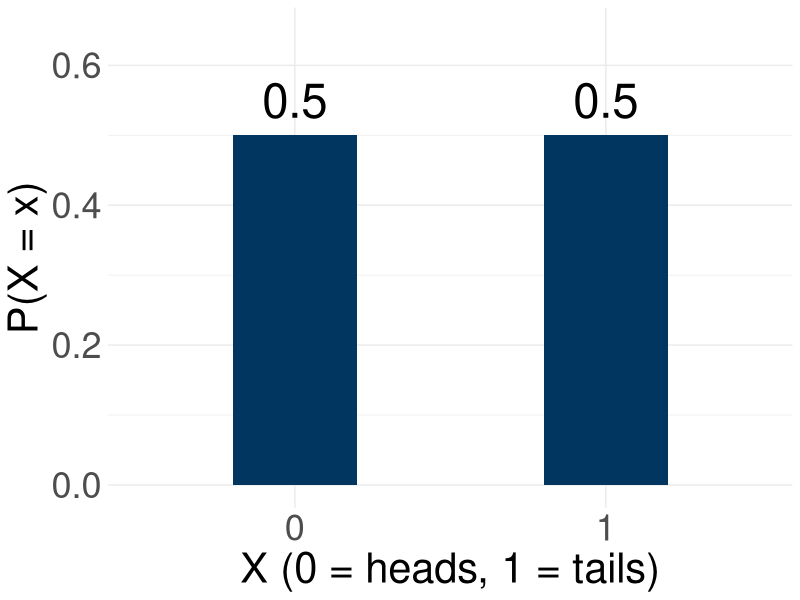
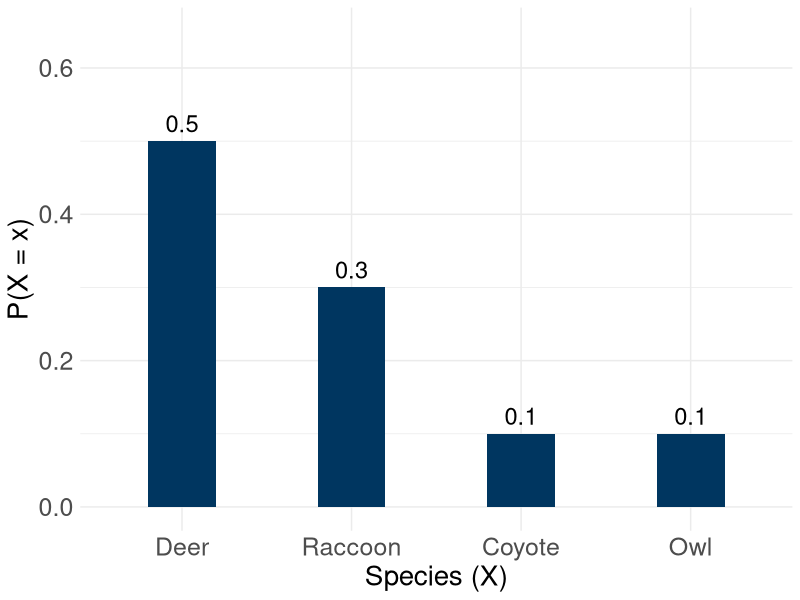
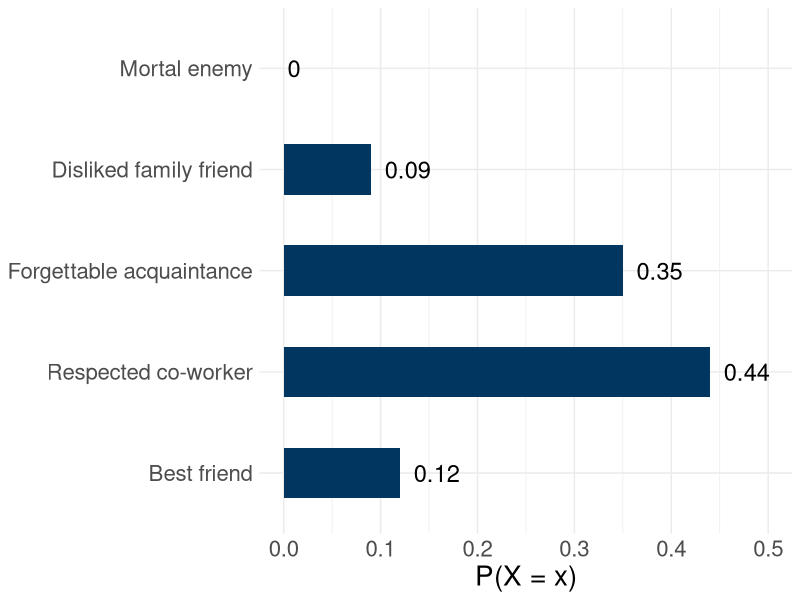
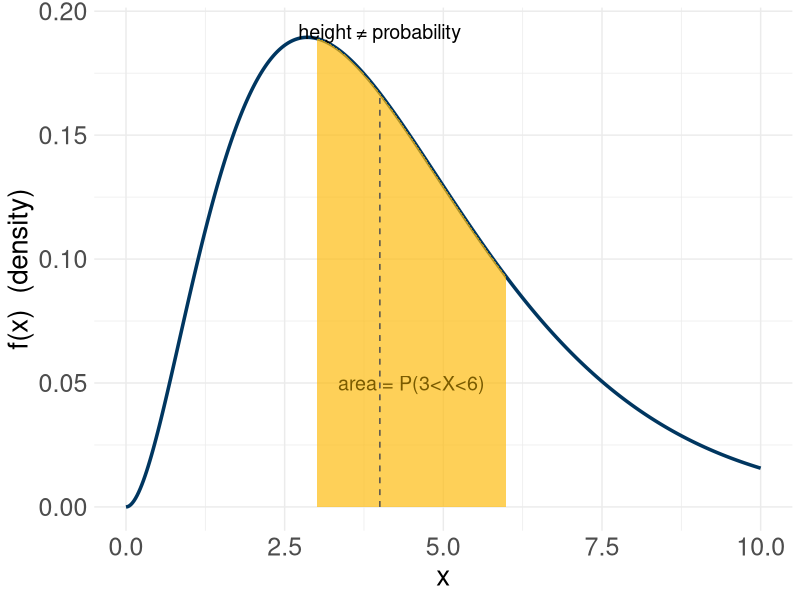
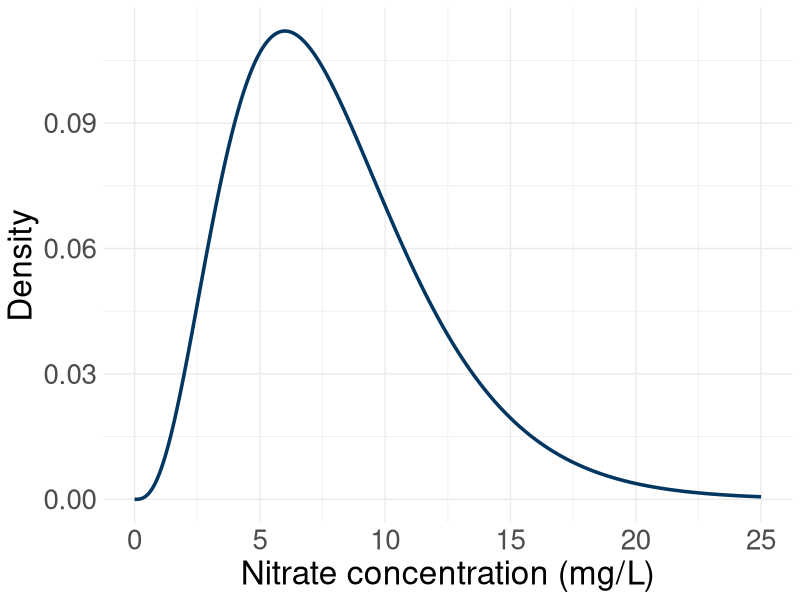
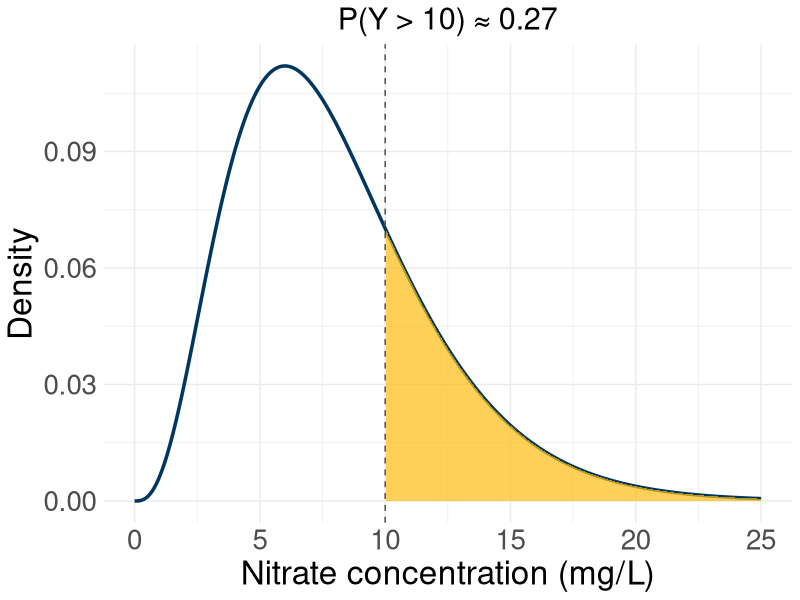
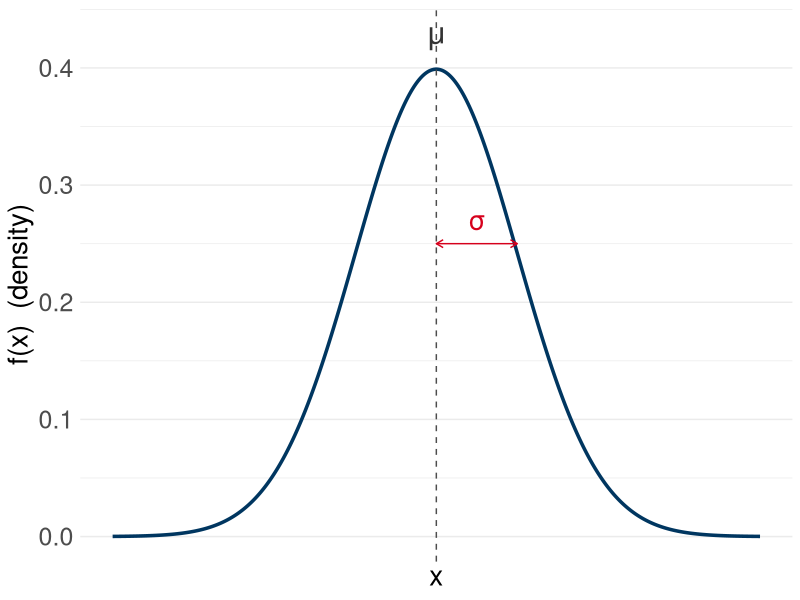

Recreate these plots in R, in order. (Note: this script raises an error after producing the figures.)
## ---- chunk 1
#| echo: false
#| warning: false
#| out-width: "100%"
#| fig-align: "center"
library(tidyverse)
coin <- data.frame(x = c(0,1), p = c(0.5,0.5))

ggplot(coin, aes(x = factor(x), y = p)) +
  geom_col(width = 0.4, fill = "#003660") +
  geom_text(aes(label = p), vjust = -0.5, size = 12) +
  labs(x = "X (0 = heads, 1 = tails)", y = "P(X = x)") +
  ylim(0, 0.65) +
  theme_minimal() +
  theme(
    axis.text = element_text(size = 26),
    axis.title = element_text(size = 30)
  )
## ---- chunk 2
#| echo: false
#| warning: false
#| out-width: "100%"
#| fig-align: "center"
camera <- data.frame(species = c("Deer","Raccoon","Coyote","Owl"), p = c(0.5,0.3,0.1,0.1))
camera$species <- factor(camera$species, levels = camera$species)

ggplot(camera, aes(x = species, y = p)) +
  geom_col(width = 0.4, fill = "#003660") +
  geom_text(aes(label = p), vjust = -0.5, size = 6) +
  labs(x = "Species (X)", y = "P(X = x)") +
  ylim(0, 0.65) +
  theme_minimal() +
  theme(
    axis.text = element_text(size = 18),
    axis.title = element_text(size = 20)
  )
## ---- chunk 3
#| echo: false
#| warning: false
#| out-width: "100%"
#| fig-align: "center"
survey <- data.frame(
  response = c("Mortal enemy","Disliked family friend","Forgettable acquaintance","Respected co-worker","Best friend"),
  count = c(0,3,12,15,4)
)
survey <- survey |> mutate(p = round(count/sum(count), 2))
survey$response <- factor(survey$response, levels = rev(survey$response))

ggplot(survey, aes(x = response, y = p)) +
  geom_col(width = 0.5, fill = "#003660") +
  geom_text(aes(label = p), hjust = -0.3, size = 6) +
  coord_flip() +
  ylim(0, 0.5) +
  labs(x = NULL, y = "P(X = x)") +
  theme_minimal() +
  theme(
    axis.text = element_text(size = 16),
    axis.title = element_text(size = 20)
  )
## ---- chunk 4
#| echo: false
#| warning: false
#| out-width: "100%"
#| fig-align: "center"
x <- seq(0, 10, length.out = 400)
df <- data.frame(x = x, y = dgamma(x, shape = 3, rate = 0.7))
shade <- df |> filter(x >= 3, x <= 6)
peak_x <- 4
peak_y <- dgamma(peak_x, shape = 3, rate = 0.7)

ggplot(df, aes(x = x, y = y)) +
  geom_line(linewidth = 1.2, color = "#003660") +
  geom_ribbon(data = shade, aes(x = x, ymin = 0, ymax = y), fill = "#FEBC11", alpha = 0.7) +
  annotate("segment", x = peak_x, xend = peak_x, y = 0, yend = peak_y, linetype = "dashed", color = "gray30") +
  annotate("text", x = peak_x, y = peak_y + 0.025, label = "height ≠ probability", size = 5) +
  annotate("text", x = 4.5, y = 0.05, label = "area = P(3<X<6)", size = 5, color = "#7a5b00") +
  labs(x = "x", y = "f(x)  (density)") +
  theme_minimal() +
  theme(
    axis.text = element_text(size = 18),
    axis.title = element_text(size = 20)
  )
## ---- chunk 5
#| eval: true
#| echo: false
#| warning: false
#| out-width: "80%"
#| fig-align: "center"
y <- seq(0, 25, length.out = 400)
df <- data.frame(y = y, d = dgamma(y, shape = 4, rate = 0.5))

ggplot(df, aes(x = y, y = d)) +
  geom_line(linewidth = 1.2, color = "#003660") +
  labs(x = "Nitrate concentration (mg/L)", y = "Density") +
  theme_minimal() +
  theme(
    axis.text = element_text(size = 20),
    axis.title = element_text(size = 24)
  )
## ---- chunk 6
#| eval: true
#| echo: false
#| warning: false
#| out-width: "80%"
#| fig-align: "center"
y <- seq(0, 25, length.out = 400)
df <- data.frame(y = y, d = dgamma(y, shape = 4, rate = 0.5))
shade <- df |> filter(y >= 10)

ggplot(df, aes(x = y, y = d)) +
  geom_line(linewidth = 1.2, color = "#003660") +
  geom_ribbon(data = shade, aes(x = y, ymin = 0, ymax = d), fill = "#FEBC11", alpha = 0.7) +
  geom_vline(xintercept = 10, linetype = "dashed", color = "gray30") +
  labs(x = "Nitrate concentration (mg/L)", y = "Density", title = "P(Y > 10) ≈ 0.27") +
  theme_minimal() +
  theme(
    axis.text = element_text(size = 20),
    axis.title = element_text(size = 24),
    plot.title = element_text(size = 22, hjust = 0.5)
  )
## ---- chunk 7
#| echo: false
#| warning: false
#| out-width: "100%"
#| fig-align: "center"
xn <- seq(-4, 4, length.out = 400)
dfn <- data.frame(x = xn, y = dnorm(xn))

ggplot(dfn, aes(x = x, y = y)) +
  geom_line(linewidth = 1.2, color = "#003660") +
  geom_vline(xintercept = 0, linetype = "dashed", color = "gray30") +
  annotate("text", x = 0, y = 0.43, label = "μ", size = 8, color = "gray20") +
  annotate("segment", x = 0, xend = 1, y = 0.25, yend = 0.25, arrow = arrow(ends = "both", length = unit(0.2,"cm")), color = "#D6001C") +
  annotate("text", x = 0.5, y = 0.27, label = "σ", size = 7, color = "#D6001C") +
  scale_x_continuous(breaks = NULL) +
  labs(x = "x", y = "f(x)  (density)") +
  theme_minimal() +
  theme(
    axis.text = element_text(size = 18),
    axis.title = element_text(size = 20)
  )
## ---- chunk 8
#| eval: true
#| echo: false
#| out-width: "100%"
#| fig-align: "center"
knitr::include_graphics("images/t_test_1.jpg")
## ---- chunk 9
#| eval: true
#| echo: false
#| out-width: "100%"
#| fig-align: "center"
knitr::include_graphics("images/t_test_2.jpg")
## ---- chunk 10
#| eval: true
#| echo: false
#| out-width: "100%"
#| fig-align: "center"
knitr::include_graphics("images/t_test_3.jpg")
## ---- chunk 11
#| eval: true
#| echo: false
#| out-width: "100%"
#| fig-align: "center"
knitr::include_graphics("images/t_test_4.jpg")
## ---- chunk 12
#| eval: true
#| echo: false
#| out-width: "100%"
#| fig-align: "center"
knitr::include_graphics("images/t_test_5.jpg")
## ---- chunk 13
#| eval: true
#| echo: false
#| out-width: "100%"
#| fig-align: "center"
knitr::include_graphics("images/t_test_6.jpg")
## ---- chunk 14
#| eval: true
#| echo: false
#| out-width: "100%"
#| fig-align: "center"
knitr::include_graphics("images/t_test_7.jpg")
## ---- chunk 15
#| eval: true
#| echo: false
#| out-width: "100%"
#| fig-align: "center"
knitr::include_graphics("images/t_test_8.jpg")
## ---- chunk 16
#| eval: true
#| echo: false
#| out-width: "100%"
#| fig-align: "center"
knitr::include_graphics("images/type_1_errors.png")
## ---- chunk 17
#| eval: true
#| echo: false
#| out-width: "100%"
#| fig-align: "center"
knitr::include_graphics("images/type_2_errors.png")
